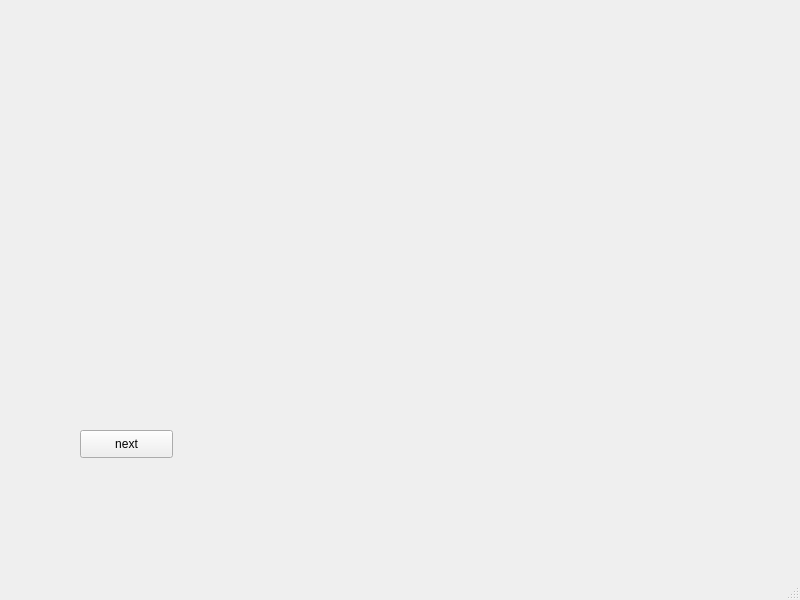
<?xml version="1.0" encoding="UTF-8"?>
<ui version="4.0">
 <class>MainWindow</class>
 <widget class="QMainWindow" name="MainWindow">
  <property name="geometry">
   <rect>
    <x>0</x>
    <y>0</y>
    <width>800</width>
    <height>600</height>
   </rect>
  </property>
  <property name="windowTitle">
   <string>MainWindow</string>
  </property>
  <widget class="QWidget" name="centralwidget">
   <widget class="QPushButton" name="pushButton">
    <property name="geometry">
     <rect>
      <x>80</x>
      <y>430</y>
      <width>93</width>
      <height>28</height>
     </rect>
    </property>
    <property name="text">
     <string>next</string>
    </property>
   </widget>
  </widget>
  <widget class="QMenuBar" name="menubar">
   <property name="geometry">
    <rect>
     <x>0</x>
     <y>0</y>
     <width>800</width>
     <height>26</height>
    </rect>
   </property>
  </widget>
  <widget class="QStatusBar" name="statusbar"/>
 </widget>
 <resources/>
 <connections/>
</ui>
